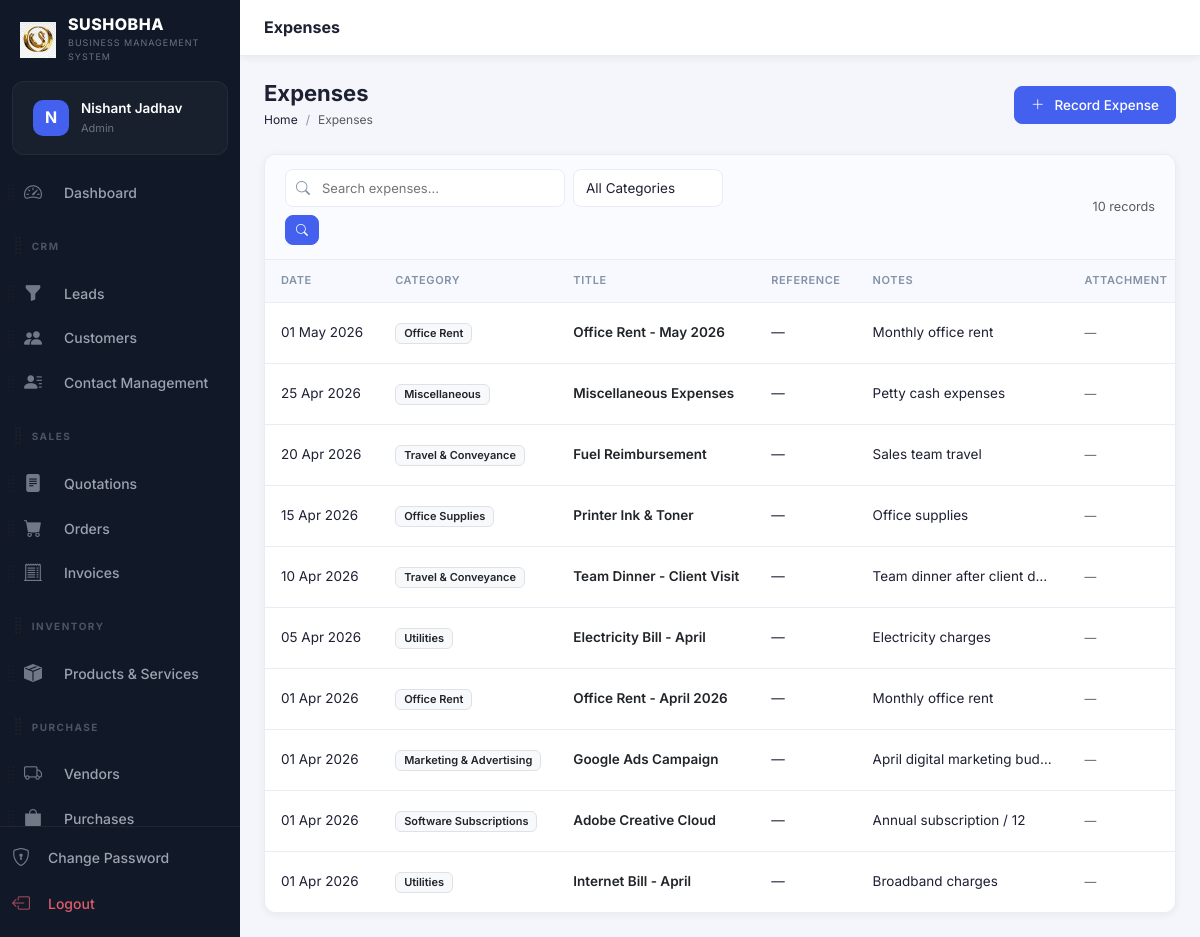
/modules/expenses/index.php (signed in), run on the app's committed database.
### tables this page shows
CREATE TABLE `users` (
  `id` int(10) unsigned NOT NULL AUTO_INCREMENT,
  `role_id` int(10) unsigned NOT NULL DEFAULT 5,
  `name` varchar(100) NOT NULL,
  `email` varchar(150) NOT NULL,
  `password` varchar(255) NOT NULL,
  `phone` varchar(20) DEFAULT NULL,
  `avatar` varchar(255) DEFAULT NULL,
  `is_active` tinyint(1) NOT NULL DEFAULT 1,
  `remember_token` varchar(100) DEFAULT NULL,
  `reset_token` varchar(100) DEFAULT NULL,
  `reset_token_expires` datetime DEFAULT NULL,
  `last_login` datetime DEFAULT NULL,
  `login_attempts` int(11) DEFAULT 0,
  `locked_until` datetime DEFAULT NULL,
  `created_at` timestamp NOT NULL DEFAULT current_timestamp(),
  `updated_at` timestamp NOT NULL DEFAULT current_timestamp() ON UPDATE current_timestamp(),
  `access_rights` text DEFAULT NULL,
  PRIMARY KEY (`id`),
  UNIQUE KEY `email` (`email`),
  KEY `role_id` (`role_id`),
  CONSTRAINT `users_ibfk_1` FOREIGN KEY (`role_id`) REFERENCES `roles` (`id`)
);

CREATE TABLE `roles` (
  `id` int(10) unsigned NOT NULL AUTO_INCREMENT,
  `name` varchar(50) NOT NULL,
  `slug` varchar(50) NOT NULL,
  `permissions` longtext DEFAULT NULL CHECK (json_valid(`permissions`)),
  `created_at` timestamp NOT NULL DEFAULT current_timestamp(),
  PRIMARY KEY (`id`),
  UNIQUE KEY `name` (`name`),
  UNIQUE KEY `slug` (`slug`)
);

CREATE TABLE `expenses` (
  `id` int(10) unsigned NOT NULL AUTO_INCREMENT,
  `category_id` int(10) unsigned DEFAULT NULL,
  `title` varchar(200) NOT NULL,
  `amount` decimal(12,2) NOT NULL,
  `expense_date` date NOT NULL,
  `payment_method` enum('cash','bank_transfer','card','cheque','other') DEFAULT 'cash',
  `reference` varchar(100) DEFAULT NULL,
  `description` text DEFAULT NULL,
  `attachment` varchar(255) DEFAULT NULL,
  `created_by` int(10) unsigned DEFAULT NULL,
  `created_at` timestamp NOT NULL DEFAULT current_timestamp(),
  `updated_at` timestamp NOT NULL DEFAULT current_timestamp() ON UPDATE current_timestamp(),
  PRIMARY KEY (`id`),
  KEY `category_id` (`category_id`),
  KEY `created_by` (`created_by`),
  KEY `idx_expense_date` (`expense_date`),
  CONSTRAINT `expenses_ibfk_1` FOREIGN KEY (`category_id`) REFERENCES `expense_categories` (`id`) ON DELETE SET NULL,
  CONSTRAINT `expenses_ibfk_2` FOREIGN KEY (`created_by`) REFERENCES `users` (`id`) ON DELETE SET NULL
);

CREATE TABLE `expense_categories` (
  `id` int(10) unsigned NOT NULL AUTO_INCREMENT,
  `name` varchar(100) NOT NULL,
  `description` text DEFAULT NULL,
  `created_at` timestamp NOT NULL DEFAULT current_timestamp(),
  PRIMARY KEY (`id`)
);

### config/db.php (called while the page is built, shortened)
<?php
class Database {
    private static ?PDO $instance = null;
    public static function getInstance(): PDO {
        if (self::$instance === null) {
            if ($_SERVER['HTTP_HOST'] === 'localhost' || $_SERVER['HTTP_HOST'] === '127.0.0.1') {
                $host   = 'localhost';
                $dbname = 'sushobha_crm';
                $user   = 'root';
                $pass   = '';
            } else {
                $host   = 'localhost';
                $dbname = 'u738172090_sushodb';
                $user   = 'u738172090_sushousr';
                $pass   = 'Hanumaan@102';
            }
            $charset = 'utf8mb4';
            $dsn = "mysql:host={$host};dbname={$dbname};charset={$charset}";
            $options = [
                PDO::ATTR_ERRMODE            => PDO::ERRMODE_EXCEPTION,
                PDO::ATTR_DEFAULT_FETCH_MODE => PDO::FETCH_ASSOC,
                PDO::ATTR_EMULATE_PREPARES   => false,
            ];
            try {
                self::$instance = new PDO($dsn, $user, $pass, $options);
            } catch (PDOException $e) {
                die(json_encode(['error' => 'Database connection failed: ' . $e->getMessage()]));
            }
        }
        return self::$instance;
    }
}
function db(): PDO {
    return Database::getInstance();
}

### includes/auth.php (called while the page is built, shortened)
<?php
require_once __DIR__ . '/../config/db.php';
function isLoggedIn(): bool {
    return isset($_SESSION['user_id']) && !empty($_SESSION['user_id']);
}
function currentUser(): ?array {
    static $user = null;
    if ($user === null) {
        $stmt = db()->prepare("SELECT u.*, r.name AS role_name, r.slug AS role_slug, r.permissions FROM users u JOIN roles r ON u.role_id = r.id WHERE u.id = ?");
        $stmt->execute([$_SESSION['user_id']]);
        $user = $stmt->fetch();
    }
    return $user;
}
function currentRole(): string {
    $u = currentUser();
    return $u['role_slug'] ?? 'user';
}
function isAdmin(): bool      { return in_array(currentRole(), ['super_admin', 'admin']); }
function hasPermission(string $module, string $action = 'view'): bool {
    $user = currentUser();
    if (isAdmin()) return true;
    $permissions = json_decode($user['permissions'] ?? '{}', true);
    return isset($permissions[$module]) && in_array($action, (array)$permissions[$module]);
}
function requirePermission(string $module, string $action = 'view'): void {
    if (!hasPermission($module, $action)) {
        setFlash('danger', 'You do not have permission to ' . $action . ' ' . $module . '.');
        header('Location: ' . BASE_URL . '/modules/dashboard/index.php');
        exit;
    }
}

### includes/functions.php (called while the page is built, shortened)
<?php
require_once __DIR__ . '/../config/db.php';
function e(?string $str): string {
    return htmlspecialchars($str ?? '', ENT_QUOTES | ENT_HTML5, 'UTF-8');
}
function sanitize(?string $str): string {
    return trim(strip_tags($str ?? ''));
}
function formatDate(string $date, string $format = 'd M Y'): string {
    return date($format, strtotime($date));
}
function paginate(int $total, int $perPage, int $currentPage, string $url): array {
    $totalPages = max(1, (int)ceil($total / $perPage));
    $currentPage = max(1, min($currentPage, $totalPages));
    $offset = ($currentPage - 1) * $perPage;
    return ['total'=>$total,'per_page'=>$perPage,'current'=>$currentPage,'total_pages'=>$totalPages,'offset'=>$offset,'url'=>$url];
}

### modules/expenses/index.php (the view, shortened to what this page needs)
<?php
require_once __DIR__ . '/../../config/db.php';
require_once __DIR__ . '/../../includes/auth.php';
require_once __DIR__ . '/../../includes/functions.php';
requirePermission('expenses', 'view');
$search = sanitize($_GET['search'] ?? '');
$category = sanitize($_GET['category'] ?? '');
$page   = max(1,(int)($_GET['page'] ?? 1));
$per    = RECORDS_PER_PAGE;
$where = ['1=1']; $params = [];
$whereStr = implode(' AND ', $where);
$total = db()->prepare("SELECT COUNT(*) FROM expenses e LEFT JOIN expense_categories ec ON e.category_id = ec.id WHERE $whereStr");
$total->execute($params); $totalCount = $total->fetchColumn();
$pag = paginate($totalCount, $per, $page, BASE_URL.'/modules/expenses/index.php?search='.urlencode($search).'&category='.urlencode($category));
$stmt = db()->prepare("SELECT e.*, ec.name as category_name FROM expenses e LEFT JOIN expense_categories ec ON e.category_id = ec.id WHERE $whereStr ORDER BY e.expense_date DESC LIMIT $per OFFSET {$pag['offset']}");
$stmt->execute($params);
$expenses = $stmt->fetchAll();
include __DIR__ . '/../../includes/header.php';
?>
<?php include __DIR__ . '/../../includes/sidebar.php'; ?>
<div class="main-content">
<div class="topbar">
  <div class="topbar-title">Expenses</div>
</div>
<div class="page-content">
<div class="page-header">
  <div class="page-header-left"><h1>Expenses</h1>
    <nav aria-label="breadcrumb"><ol class="breadcrumb"><li class="breadcrumb-item"><a href="<?= BASE_URL ?>/modules/dashboard/index.php">Home</a></li><li class="breadcrumb-item active">Expenses</li></ol></nav>
  </div>
  <a href="<?= BASE_URL ?>/modules/expenses/create.php" class="btn btn-primary"><i class="bi bi-plus-lg me-1"></i>Record Expense</a>
</div>
<div class="table-wrapper">
  <div class="table-toolbar">
    <form method="GET" class="d-flex gap-2 flex-wrap">
      <div class="table-search"><i class="bi bi-search"></i><input type="text" name="search" placeholder="Search expenses..." value="<?= e($search) ?>"></div>
      <select name="category" class="form-select form-select-sm" style="width:150px">
        <option value="">All Categories</option>
      </select>
      <button class="btn btn-sm btn-primary" type="submit"><i class="bi bi-search"></i></button>
    </form>
    <span class="text-muted small align-self-center"><?= number_format($totalCount) ?> records</span>
  </div>
  <div class="table-responsive">
    <table class="table crm-table mb-0">
      <thead><tr><th>Date</th><th>Category</th><th>Title</th><th>Reference</th><th>Notes</th><th>Attachment</th><th>Amount</th><th>Actions</th></tr></thead>
      <tbody>
        <?php if(empty($expenses)): ?>
          <tr><td colspan="7"><div class="empty-state"><i class="bi bi-cash-stack"></i><p>No expenses recorded</p><a href="<?= BASE_URL ?>/modules/expenses/create.php" class="btn btn-primary btn-sm">Record First Expense</a></div></td></tr>
        <?php else: foreach($expenses as $ex): ?>
        <tr>
          <td class="text-nowrap"><?= formatDate($ex['expense_date']) ?></td>
          <td><span class="badge bg-light text-dark border"><?= e($ex['category_name'] ?: 'Uncategorized') ?></span></td>
          <td><span class="fw-semibold text-dark"><?= e($ex['title']) ?></span></td>
          <td><?= e($ex['reference'] ?: '—') ?></td>
          <td><div class="text-truncate" style="max-width:180px" title="<?= e($ex['description']) ?>"><?= e($ex['description'] ?: '—') ?></div></td>
          <td>
            <?php if($ex['attachment']):
              $ext = strtolower(pathinfo($ex['attachment'], PATHINFO_EXTENSION));
              $isPdf = ($ext === 'pdf');
              $isImg = in_array($ext, ['jpg','jpeg','png','gif','webp']);
              $icon  = $isPdf ? 'bi-file-earmark-pdf text-danger' : ($isImg ? 'bi-file-earmark-image text-info' : 'bi-file-earmark text-secondary');
            ?>
              <a href="<?= BASE_URL ?>/uploads/expenses/<?= urlencode($ex['attachment']) ?>" target="_blank"
                 class="btn btn-icon btn-sm btn-outline-secondary" title="View / Download Attachment">
                <i class="bi <?= $icon ?>"></i>
              </a>
            <?php else: ?><span class="text-muted small">—</span><?php endif; ?>
          </td>
        </tr>
        <?php endforeach; endif; ?>
      </tbody>
    </table>
  </div>
</div>
</div></div></div>
<?php include __DIR__ . '/../../includes/footer.php'; ?>

### includes/sidebar.php (shortened to what this page needs)
<?php
function isActive(string $path): string {
    return strpos($_SERVER['PHP_SELF'], $path) !== false ? 'active' : '';
}
$user = currentUser();
?>
<nav class="sidebar" id="sidebar">
  <div class="sidebar-brand">
    <div class="brand-logo">
      <img src="<?= BASE_URL ?>/assets/img/logo.png" alt="Logo" style="width: 100%; height: 100%; object-fit: contain;">
    </div>
    <div class="brand-text">
      <span class="brand-name"><?= APP_NAME ?></span>
      <span class="brand-tagline"><?= APP_TAGLINE ?></span>
    </div>
  </div>
  <div class="sidebar-user">
    <div class="sidebar-user-avatar">
      <?php if (!empty($user['avatar'])): ?>
        <img src="<?= BASE_URL ?>/<?= e($user['avatar']) ?>" alt="Avatar">
      <?php else: ?>
        <span><?= strtoupper(substr($user['name'] ?? 'U', 0, 1)) ?></span>
      <?php endif; ?>
    </div>
    <div class="sidebar-user-info">
      <span class="user-name"><?= e($user['name'] ?? 'User') ?></span>
      <span class="user-role"><?= ucwords(str_replace('_', ' ', $user['role_slug'] ?? '')) ?></span>
    </div>
  </div>
  <div class="sidebar-menu" id="sortableSidebar">
    <?php
    if (isAdmin()) {
        $defaultMenu[] = ['type' => 'header', 'id' => 'h_admin', 'label' => 'Admin'];
        $defaultMenu[] = ['type' => 'link', 'id' => 'approvals', 'url' => '/modules/approvals/index.php', 'icon' => 'bi-shield-check', 'label' => 'Approvals', 'match' => '/approvals/'];
        $defaultMenu[] = ['type' => 'link', 'id' => 'users', 'url' => '/modules/settings/users.php', 'icon' => 'bi-person-gear', 'label' => 'Users', 'match' => '/settings/users'];
        $defaultMenu[] = ['type' => 'link', 'id' => 'announcements', 'url' => '/modules/settings/announcements.php', 'icon' => 'bi-megaphone-fill', 'label' => 'Comm. Board', 'match' => '/settings/announcements'];
        $defaultMenu[] = ['type' => 'link', 'id' => 'settings', 'url' => '/modules/settings/index.php', 'icon' => 'bi-gear-fill', 'label' => 'Settings', 'match' => '/settings/index'];
        $defaultMenu[] = ['type' => 'link', 'id' => 'backup', 'url' => '/modules/settings/backup.php', 'icon' => 'bi-shield-check', 'label' => 'System Backup', 'match' => '/settings/backup'];
        $defaultMenu[] = ['type' => 'link', 'id' => 'activity_logs', 'url' => '/modules/settings/activity-logs.php', 'icon' => 'bi-clock-history', 'label' => 'Activity Logs', 'match' => '/activity-logs'];
    }
    $menuDict = [];
    foreach ($defaultMenu as $item) {
        $menuDict[$item['id']] = $item;
    }
    $userId = $_SESSION['user_id'] ?? 0;
    $stmt = db()->prepare("SELECT preference_value FROM user_preferences WHERE user_id = ? AND preference_key = 'sidebar_order'");
    $stmt->execute([$userId]);
    $savedOrderJson = $stmt->fetchColumn();
    $savedOrder = $savedOrderJson ? json_decode($savedOrderJson, true) : null;
    $menu = [];
    if ($savedOrder && is_array($savedOrder)) {
        foreach ($savedOrder as $id) {
            if (isset($menuDict[$id])) {
                $menu[] = $menuDict[$id];
                unset($menuDict[$id]);
            }
        }
        foreach ($menuDict as $item) {
            $menu[] = $item;
        }
    } else {
        $menu = $defaultMenu;
    }
    foreach ($menu as $item):
    ?>
      <div class="sidebar-sortable-item" data-id="<?= e($item['id']) ?>">
        <?php if ($item['type'] === 'header'): ?>
          <div class="menu-section-title d-flex align-items-center" style="margin-top: 15px;">
            <i class="bi bi-grip-vertical text-muted drag-handle" style="font-size: 1.2rem; cursor: grab; margin-left: -15px; margin-right: 2px;" title="Drag to reorder"></i>
            <span><?= e($item['label']) ?></span>
          </div>
        <?php else: ?>
          <div class="d-flex align-items-center position-relative">
            <i class="bi bi-grip-vertical text-muted drag-handle" style="font-size: 1.2rem; cursor: grab; opacity: 0.6; position: absolute; left: -15px; z-index: 10; padding: 10px 5px;" title="Drag to reorder"></i>
            <a href="<?= BASE_URL . $item['url'] ?>" class="menu-item flex-grow-1 mb-0 <?= isActive($item['match']) ?>">
              <i class="bi <?= $item['icon'] ?>"></i><span class="ms-1"><?= e($item['label']) ?></span>
            </a>
          </div>
        <?php endif; ?>
      </div>
    <?php endforeach; ?>
  </div>
  <div class="sidebar-footer">
    <a href="<?= BASE_URL ?>/modules/auth/change-password.php" class="menu-item <?= isActive('/auth/change-password') ?>">
      <i class="bi bi-shield-lock"></i><span>Change Password</span>
    </a>
    <a href="<?= BASE_URL ?>/modules/auth/logout.php" class="menu-item menu-item-logout">
      <i class="bi bi-box-arrow-left"></i><span>Logout</span>
    </a>
  </div>
</nav>

### data on the page
users: name "N", name "Nishant Jadhav", role.slug "Admin"
expenses: expense_date "01 May 2026", category.name "Office Rent", title "Office Rent - May 2026", reference "—", description "Monthly office rent"
expenses: expense_date "25 Apr 2026", category.name "Miscellaneous", title "Miscellaneous Expenses", reference "—", description "Petty cash expenses"
expenses: expense_date "20 Apr 2026", category.name "Travel & Conveyance", title "Fuel Reimbursement", reference "—", description "Sales team travel"
expenses: expense_date "15 Apr 2026", category.name "Office Supplies", title "Printer Ink & Toner", reference "—", description "Office supplies"
expenses: expense_date "10 Apr 2026", category.name "Travel & Conveyance", title "Team Dinner - Client Visit", reference "—", description "Team dinner after client d…"
expenses: expense_date "05 Apr 2026", category.name "Utilities", title "Electricity Bill - April", reference "—", description "Electricity charges"
expenses: expense_date "01 Apr 2026", category.name "Office Rent", title "Office Rent - April 2026", reference "—", description "Monthly office rent"
expenses: expense_date "01 Apr 2026", category.name "Marketing & Advertising", title "Google Ads Campaign", reference "—", description "April digital marketing bud…"
expenses: expense_date "01 Apr 2026", category.name "Software Subscriptions", title "Adobe Creative Cloud", reference "—", description "Annual subscription / 12"
expenses: expense_date "01 Apr 2026", category.name "Utilities", title "Internet Bill - April", reference "—", description "Broadband charges"

### other printed values
APP_NAME "SUSHOBHA"
APP_TAGLINE "BUSINESS MANAGEMENT SYSTEM"
$item['label'] "Dashboard"
$item['label'] "CRM"
$item['label'] "Leads"
$item['label'] "Customers"
$item['label'] "Contact Management"
$item['label'] "SALES"
$item['label'] "Quotations"
$item['label'] "Orders"
$item['label'] "Invoices"
$item['label'] "INVENTORY"
$item['label'] "Products & Services"
$item['label'] "PURCHASE"
$item['label'] "Vendors"
